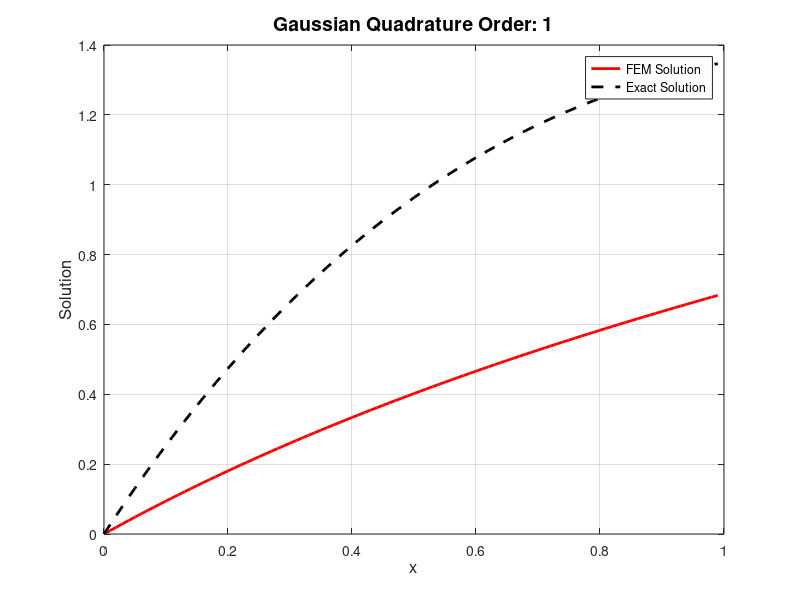

Recreate this plot in MATLAB. (Note: this script raises an error after producing the figure.)
clear all;
%----------------------------------------------------------------
% Define functions f(x) and a(x), as well as the boundary value g
%----------------------------------------------------------------

% Alternative => 1
% f_x = @(x) exp(x); a_x = @(x) exp(x);  

%----------------------------------------------------------------

% Alternative => 2
f_x = @(x) 0; a_x = @(x) 1 + x;          
     
%----------------------------------------------------------------

boundary_value = 1;              % Boundary value at x=1
real_solution = @(x) (1+exp(1))*(1-exp(-1*x)) - x; % Exact solution

%----------------------------------------------------------------
% Define the number of mesh points
num_mesh_points = 100;           % Number of mesh points
x_values = linspace(0, 1, num_mesh_points + 1); % Equally spaced mesh points

for gauss_order = 1:2
    % Define weights and nodes for Gaussian quadrature on [-1, 1]
    if gauss_order == 2
        gauss_nodes = [-1/sqrt(3), 1/sqrt(3)];
        gauss_weights = [1, 1];
    elseif gauss_order == 1
        gauss_nodes = [0];
        gauss_weights = [2];
    else
        disp('Invalid number of points for Gaussian quadrature!');
        return;
    end

    % Initialize coefficient matrix (A) and load vector (L)
    A = zeros(num_mesh_points, num_mesh_points); % Coefficient matrix
    L = zeros(num_mesh_points, 1);               % Load vector

    for element = 1:num_mesh_points-1
        left_endpoint = x_values(element);       % Left endpoint of the element
        right_endpoint = x_values(element+1);    % Right endpoint of the element

        for gauss_point = 1:gauss_order
            % Gaussian quadrature points and weights
            xi = (right_endpoint - left_endpoint) / 2 * gauss_nodes(gauss_point) + ...
                 (left_endpoint + right_endpoint) / 2;
            weight = gauss_weights(gauss_point) * (right_endpoint - left_endpoint) / 2;

            % Shape functions and their derivatives
            phi_left = 1 - (xi - left_endpoint) / (right_endpoint - left_endpoint);
            phi_right = 1 - (right_endpoint - xi) / (right_endpoint - left_endpoint);
            phi_left_prime = -1 / (right_endpoint - left_endpoint);
            phi_right_prime = 1 / (right_endpoint - left_endpoint);

            % Evaluate f(x) and a(x) at the Gaussian point
            f_xi = f_x(xi);
            a_xi = a_x(xi);

            % Update the coefficient matrix A and the load vector L
            A(element, element) = A(element, element) + weight * a_xi * phi_left_prime * phi_left_prime;
            A(element, element+1) = A(element, element+1) + weight * a_xi * phi_left_prime * phi_right_prime;
            A(element+1, element) = A(element+1, element) + weight * a_xi * phi_right_prime * phi_left_prime;
            A(element+1, element+1) = A(element+1, element+1) + weight * a_xi * phi_right_prime * phi_right_prime;
            L(element) = L(element) + weight * phi_left * f_xi;
            L(element+1) = L(element+1) + weight * phi_right * f_xi;
        end

        % Apply boundary condition a(1)u'(1) = g:
        if element+1 == num_mesh_points
            L(element+1) = L(element+1) + boundary_value;
        end
    end

    % Apply boundary condition u(0) = 0:
    A(1, :) = 0;
    A(1, 1) = 1;
    L(1) = 0;

    % Solve the system of equations
    u = A \ L;

    % Plot the results
    num_plot_points = num_mesh_points;
    plot_step = 1 / num_plot_points;

    xx = zeros(num_plot_points, 1);
    yy = zeros(num_plot_points, 1);

    node_step = 1 / (num_mesh_points - 1);
    for j = 1:num_plot_points
        x_j = (j-1) * plot_step;
        xx(j) = x_j;
        yy(j) = sum(arrayfun(@(i) max(0, 1 - abs(x_j - (i-1) * node_step) / node_step) * u(i), 1:num_mesh_points));
    end
    figure;
    hold on;
    
    % Plot FEM Solution
    plot(xx, yy, 'LineWidth', 2, 'LineStyle', '-', 'Color', [1, 0, 0], 'DisplayName', 'FEM Solution'); % Red
    
    % Plot Exact Solution
    plot(xx, arrayfun(real_solution, xx), 'LineWidth', 2, 'LineStyle', '--', 'Color', [0, 0, 0], 'DisplayName', 'Exact Solution'); % Black
    
    % Enhance the plot with labels, legend, and grid
    xlabel('x', 'FontSize', 12);
    ylabel('Solution', 'FontSize', 12);
    title(['Gaussian Quadrature Order: ', num2str(gauss_order)], 'FontSize', 14);
    legend('Location', 'best');
    grid on;
    box on;

% Calculate the difference between FEM and exact solution
diff = yy' - arrayfun(real_solution, x_values(1:end-1)); % Ensure diff has size n

% Calculate the energy norm
energy_norm = calculate_energy_norm(a_x, diff, x_values);
disp(['Energy norm for Gauss order ', num2str(gauss_order), ': ', num2str(energy_norm)]);

end

function energy_norm = calculate_energy_norm(a, diff, x_values)
    energy_norm = sqrt(sum(arrayfun(@(i) a((x_values(i) + x_values(i+1))/2) * (diff(i+1) - diff(i))^2 / (x_values(i+1) - x_values(i)), 1:length(x_values)-2)));
end